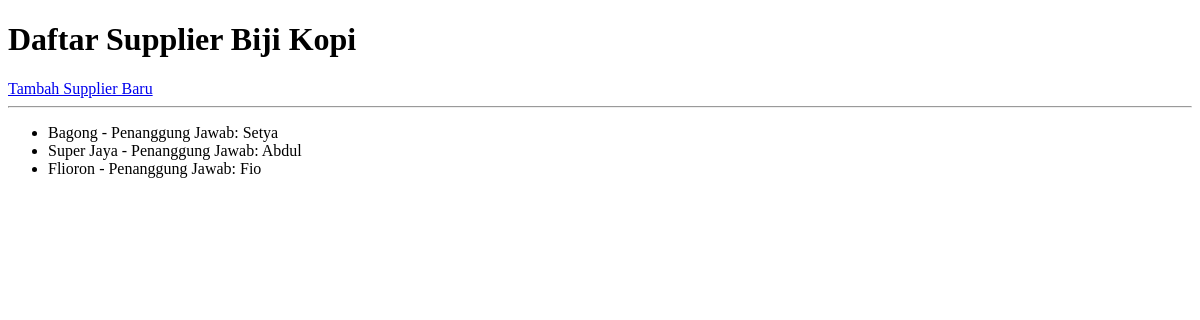
Before: /supplier/ with the older database file.
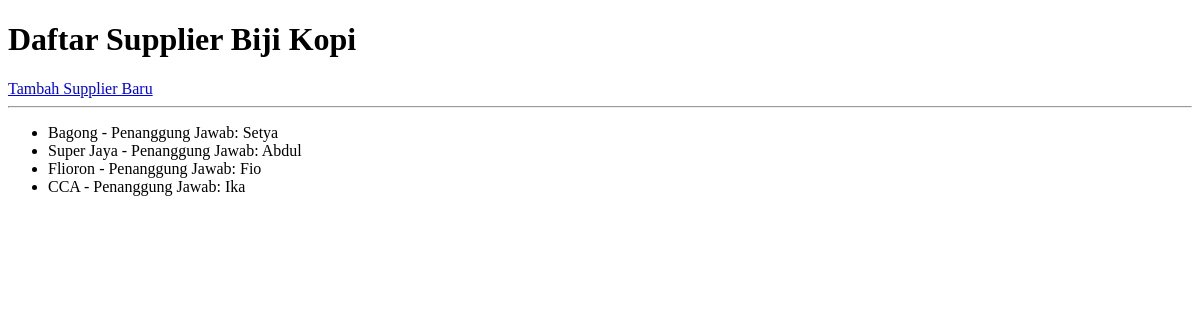
After: the same page with the newer database file.
### supplier/models.py (models this page shows, shortened)
class Supplier(models.Model):
    nama_perusahaan = models.CharField(max_length=100, verbose_name="Nama Perusahaan")
    nama_penanggung_jawab = models.CharField(max_length=100, verbose_name="Nama Penanggung Jawab")
    jenis_biji = models.CharField(max_length=100, verbose_name="Jenis Biji Kopi")  # Arabica, Robusta, Blend
    asal_biji = models.CharField(max_length=100, verbose_name="Asal Biji Kopi")   # Gayo, Toraja, Bali Kintamani
    alamat = models.TextField(verbose_name="Alamat Supplier")
    kontak = models.CharField(max_length=20, verbose_name="Nomor Kontak")
    tanggal_registrasi = models.DateField(auto_now_add=True, verbose_name="Tanggal Mulai Kerjasama")

### supplier/views.py (the view)
# urls.py: path('', SupplierListView.as_view(), name='supplier-list'),
class SupplierListView(ListView):
    model = Supplier

### supplier/templates/supplier/supplier_list.html (shortened to what this page needs)
<!DOCTYPE html>
<html>
<head>
</head>
<body>
    <h1>Daftar Supplier Biji Kopi</h1>
    <a href="{% url 'supplier-tambah' %}">Tambah Supplier Baru</a>
    <hr>
    <ul>
        {% for supplier in object_list %}
            <li> {{ supplier.nama_perusahaan }} - Penanggung Jawab: {{ supplier.nama_penanggung_jawab }} </li>
        {% empty %}
            <li>Belum ada data supplier yang terdaftar.</li>
        {% endfor %}
    </ul>
</body>
</html>

Changed rows visible on the page:
added Supplier: nama_perusahaan "CCA", nama_penanggung_jawab "Ika"
